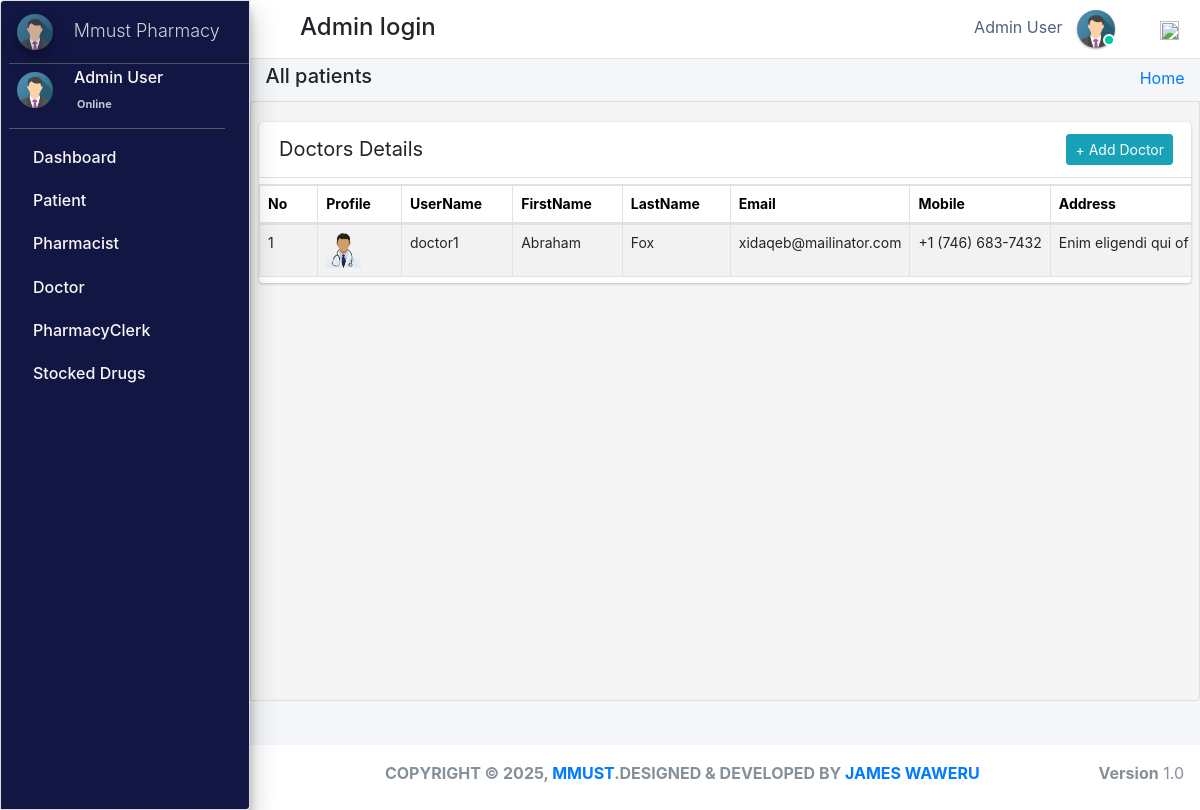
The app's page /admin_user/manage_doctor/ (signed in), older data.
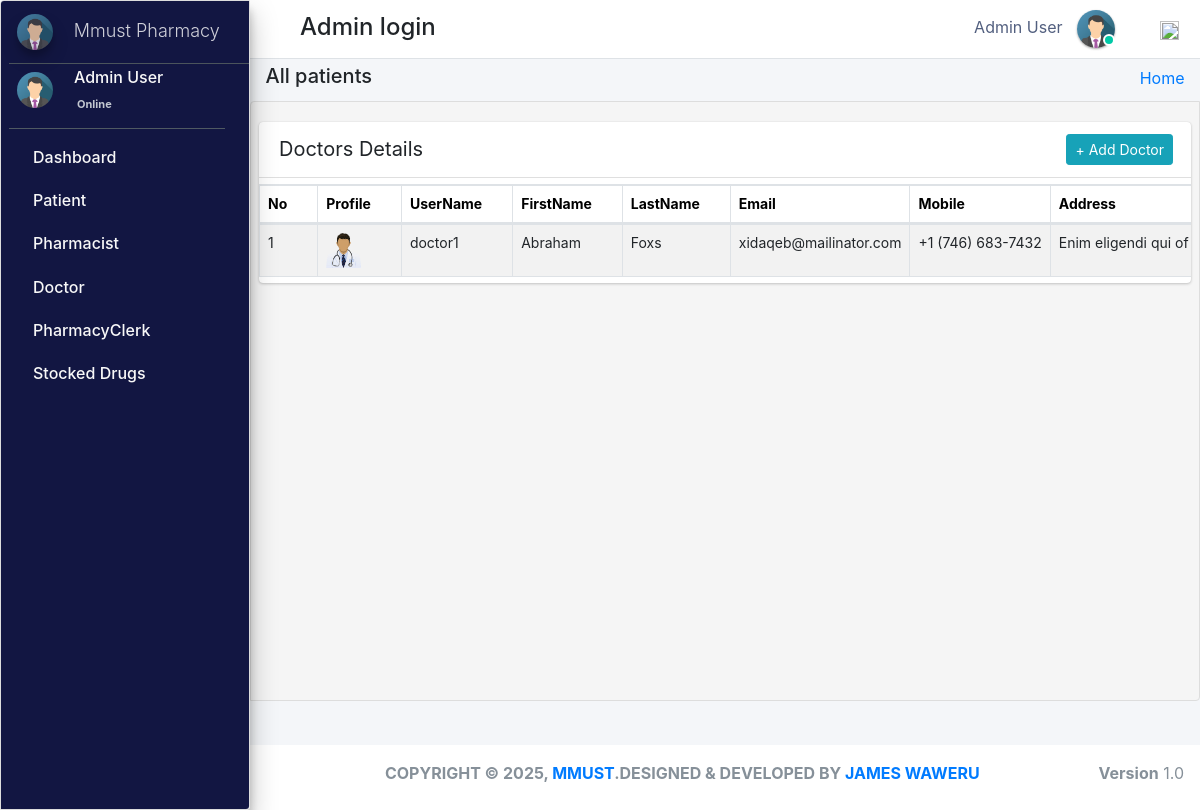
The same page, newer data.
### pharmacy/models.py (models this page shows, shortened)
class Doctor(models.Model):
    gender_category=(
        ('Male','Male'),
        ('Female','Female'),
    )
    admin = models.OneToOneField(CustomUser,null=True, on_delete = models.CASCADE)
    emp_no=models.CharField(max_length=100,null=True,blank=True)
    age= models.IntegerField(default='0', blank=True, null=True)
    gender=models.CharField(max_length=100,null=True,choices=gender_category)
    mobile=models.CharField(max_length=10,null=True,blank=True)
    address=models.CharField(max_length=300,null=True,blank=True)
    profile_pic=models.ImageField(default="doctor.png",null=True,blank=True)
    created_at = models.DateTimeField(auto_now_add=True)
    updated_at = models.DateTimeField(auto_now=True)
    objects = models.Manager()

class CustomUser(AbstractUser):
    user_type_data = ((1, "AdminHOD"), (2, "Pharmacist"), (3, "Doctor"), (4, "PharmacyClerk"),(5, "Patients"))
    user_type = models.CharField(default=1, choices=user_type_data, max_length=10)

### pharmacy/HODViews.py (the view)
# urls.py: path('admin_user/manage_doctor/',HODViews.manage_doctor,name='manage_doctor'),
def manage_doctor(request):
    staffs = Doctor.objects.all()
    context = {
        "staffs": staffs,
        "title":"Dotors Details"
    }
    return render(request,'hod_templates/manage_doctor.html',context)

### pharmacy/LoginCheckMiddleWare.py (called while the page is built, shortened)
    def process_view(self, request, view_func, view_args, view_kwargs):
        modulename = view_func.__module__
        user = request.user
        if user.is_authenticated:
            if user.user_type == "1":
                if modulename == "pharmacy.HODViews":
                    pass
                elif modulename == "":
                    pass
                elif modulename == "pharmacy.views" or modulename == "django.views.static":
                    pass
                else:
                    pass
            else:
                return redirect("login")
        else:
            if request.path == reverse("login"):
                pass
            else:
                return redirect("login")

### pharmacy/templates/hod_templates/manage_doctor.html (shortened to what this page needs)
{% extends 'hod_templates/base_template.html'%} {% block page_title %}
<h5>All patients</h5>
{% endblock page_title %} {% block main_content %}
<section class="content">
    <div class="row">
        <div class="col-md-12">
            <div class="card card-primar sc">
                <div class="card-header">
                    <span>Doctors Details</span>
                    <div class="card-tools d-flex">
                        <a class="btn btn-sm btn-info mr-2" href="{% url 'add_doctor' %}" role="button">+ Add Doctor</a>
                    </div>
                </div>
                <table class="table table-bordered table-hover dataTable" id="plist">
                    <thead>
                        <tr>
                            <th>No</th>
                            <th>Profile</th>
                            <th>UserName</th>
                            <th>FirstName</th>
                            <th>LastName</th>
                            <th>Email</th>
                            <th>Mobile</th>
                            <th>Address</th>
                        </tr>
                    </thead>
                    <tbody>
                        {% for staff in staffs %}
                        <tr class="hov">
                            <td>{{forloop.counter}}</td>
                            <td> <img src="{{staff.profile_pic.url}}" class="" width="35" height="35" alt=""></td>
                            <td>{{staff.admin.username}}</td>
                            <td>{{staff.admin.first_name}}</td>
                            <td>{{staff.admin.last_name}}</td>
                            <td>{{staff.admin.email}}</td>
                            <td>{{staff.mobile}}</td>
                            <td>{{staff.address}}</td>
                        </tr>
                        {% endfor %}
                    </tbody>
                </table>
            </div>
        </div>
    </div>
</section>
{% endblock %}

Row changes from the older to the newer data that the page shows:
changed Doctor "Enim eligendi qui of": admin.last_name "Fox" → "Foxs"
